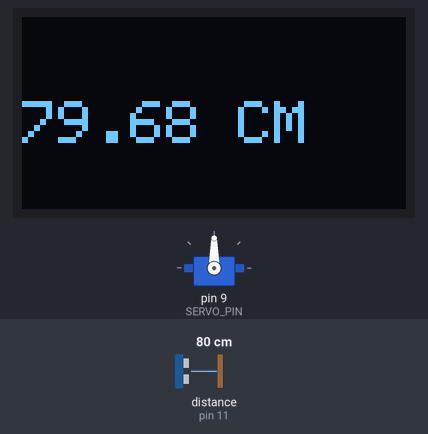
The sketch below on a simulated Arduino Uno, built with avr-gcc and run on an emulated ATmega328P. Shown: servo, 128×64 one-colour display. Wiring (inferred from the names in the program): ultrasonic range finder: trigger pin 10; echo pin 11. The inputs (shaded band) are chosen by the test bench; at power-on: distance to the obstacle (sensor on pin 11) 80 cm. The echo pulse lasts 58.3 µs per cm; what the sketch prints to the serial monitor is not drawn.

Above: at 1.2 s.
1.3 s: distance to the obstacle (sensor on pin 11) set to 12 cm
At 1.45 s:
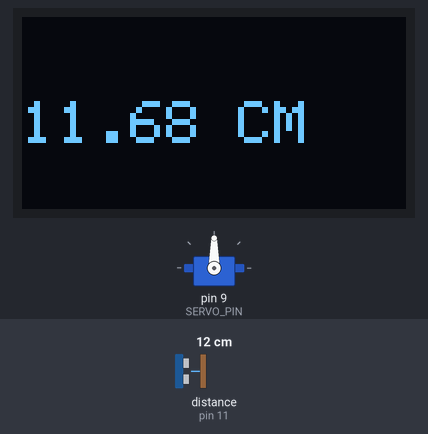
2.8 s: distance to the obstacle (sensor on pin 11) set to 9 cm
At 5.5 s:
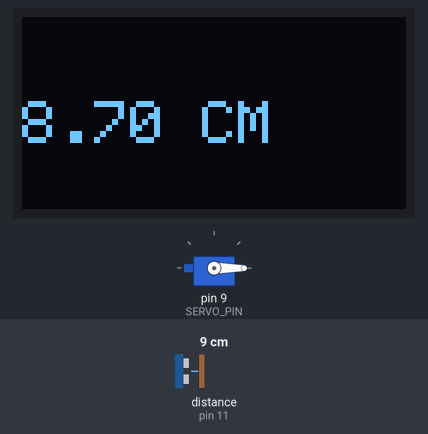
5.8 s: distance to the obstacle (sensor on pin 11) set to 60 cm
At 6.1 s:
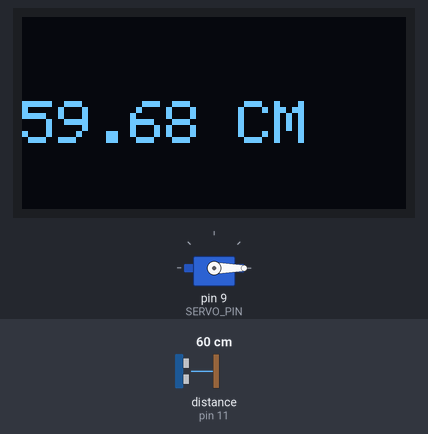
8.8 s: distance to the obstacle (sensor on pin 11) set to 35 cm
At 10.39 s:
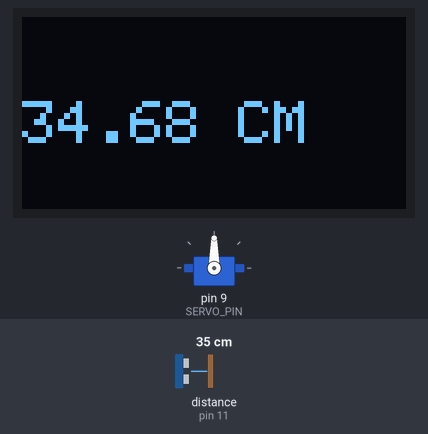
Timing chart, 0 to 11.9 s (numbered marks = the images above; inputs shaded):
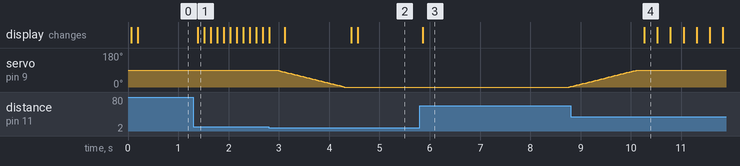

Measured:
- the behaviour switches between 11 and 10 cm on distance to the obstacle (sensor on pin 11) (found by bisection; images 1 and 2)
- after the input at 1.3 s, the display: changes after 0.09 s (image 1)
- after the input at 2.8 s, servo on pin 9 (SERVO_PIN): moves from 90° to 0° over 1.3 s, starting after 0.17 s
- after the input at 5.8 s, servo on pin 9 (SERVO_PIN): 0° → 1° after 3.0 s; the display: changes after 0.06 s (image 3)
- after the input at 8.8 s, the display: changes after 1.5 s (image 4)

The sketch:

Cross_Guard_POC.ino
```cpp
#include <Wire.h>
#include <Adafruit_GFX.h>
#include <Adafruit_SSD1306.h>
#include <Servo.h>

const unsigned long CLEAR_DELAY = 3000;   // 3 seconds
const int GATE_UP = 90;
const int GATE_DOWN = 0;

// Pin assignments

const int SERVO_PIN = 9;
const int TRIG_PIN = 10;
const int ECHO_PIN = 11;

const int DETECT_DISTANCE = 10;

#define SCREEN_WIDTH 128 // OLED display width, in pixels
#define SCREEN_HEIGHT 64 // OLED display height, in pixels

// Declaration for an SSD1306 display connected to I2C (SDA, SCL pins)
#define OLED_RESET     -1 // Reset pin # (or -1 if sharing Arduino reset pin)
#define SCREEN_ADDRESS 0x3C // See datasheet for Address; 0x3C for most 128x48/128x64 displays

Adafruit_SSD1306 display(SCREEN_WIDTH, SCREEN_HEIGHT, &Wire, OLED_RESET);

Servo gateServo;  // Create a servo object to control the motor

bool trainPresent = false;
bool gateDown = false;
unsigned long clearTimer = 0;

// ═══════════════════════════════════════════════════════════════════════════════
void setup() {
  Serial.begin(19200);

  pinMode(TRIG_PIN, OUTPUT);
  pinMode(ECHO_PIN, INPUT);

  gateServo.attach(SERVO_PIN);  // Attach the servo signal to digital pin 10
  gateServo.write(GATE_UP);

   // SSD1306_SWITCHCAPVCC = generate display voltage from 3.3V internally
  if(!display.begin(SSD1306_SWITCHCAPVCC, SCREEN_ADDRESS)) {
    Serial.println(F("SSD1306 allocation failed"));
    for(;;); // Don't proceed, loop forever
  }

  display.setTextColor(SSD1306_WHITE); // Draw white text
  display.setTextSize(2);      // Normal 1:1 pixel scale
  display.setTextWrap(false);  // Allow text to trail off edge
}

// ═══════════════════════════════════════════════════════════════════════════════
void loop() {

  float returnedDistance = getDistance();

  // Print the distance to the Serial Monitor
  Serial.print("Distance: ");
  Serial.print(returnedDistance);
  Serial.println(" cm");

  String updatedString = String(returnedDistance) + " CM";
  updateOled(updatedString);

  if (returnedDistance > 0 && returnedDistance < DETECT_DISTANCE) {

    trainPresent = true;
    clearTimer = millis();

    lowerGate();

  } else {

    if (trainPresent &&
      millis() - clearTimer > CLEAR_DELAY) {

      trainPresent = false;

      raiseGate();

    }
  }

  delay(100);
}

float getDistance() {

  digitalWrite(TRIG_PIN, LOW);
  delayMicroseconds(2);

  digitalWrite(TRIG_PIN, HIGH);
  delayMicroseconds(10);

  digitalWrite(TRIG_PIN, LOW);

  long duration = pulseIn(ECHO_PIN, HIGH, 30000);

  if (duration == 0)
    return -1;

  return duration * 0.0343 / 2.0;
}

void lowerGate() {

  if (!gateDown) {

    Serial.println("Gate DOWN");

    for (int pos = GATE_UP; pos >= GATE_DOWN; pos--) {
      gateServo.write(pos);
      delay(15);
    }

    gateDown = true;
  }
}

void raiseGate() {

  if (gateDown) {

    Serial.println("Gate UP");

    for (int pos = GATE_DOWN; pos <= GATE_UP; pos++) {
      gateServo.write(pos);
      delay(15);
    }

    gateDown = false;
  }
}

// Helper Functions

// Updates OLED 128x64
void updateOled(String value) {
  // Clear the buffer
  display.clearDisplay();

  display.setCursor(0,28);     // Start at top-left corner
  display.println(value);
  display.display(); // Actually push the text to the screen
}
```
